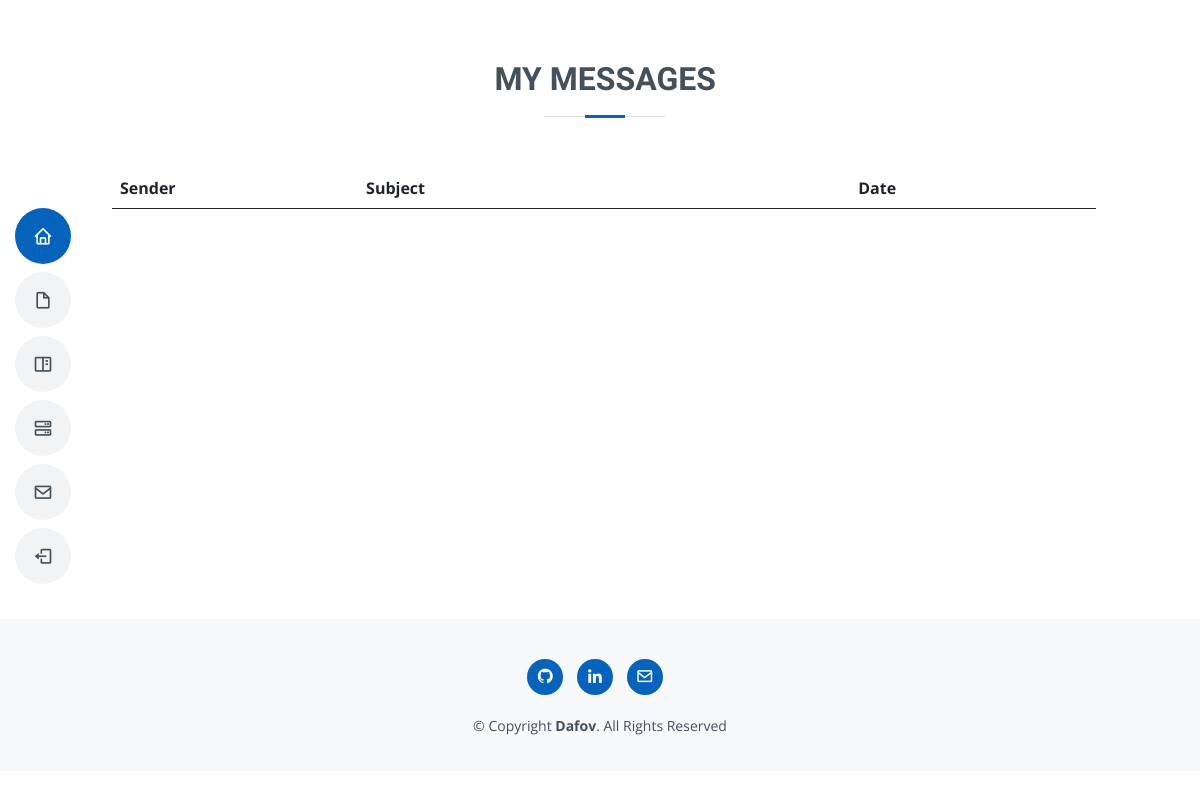
/contact/inbox/ (signed in), run on an earlier commit of the app's database.
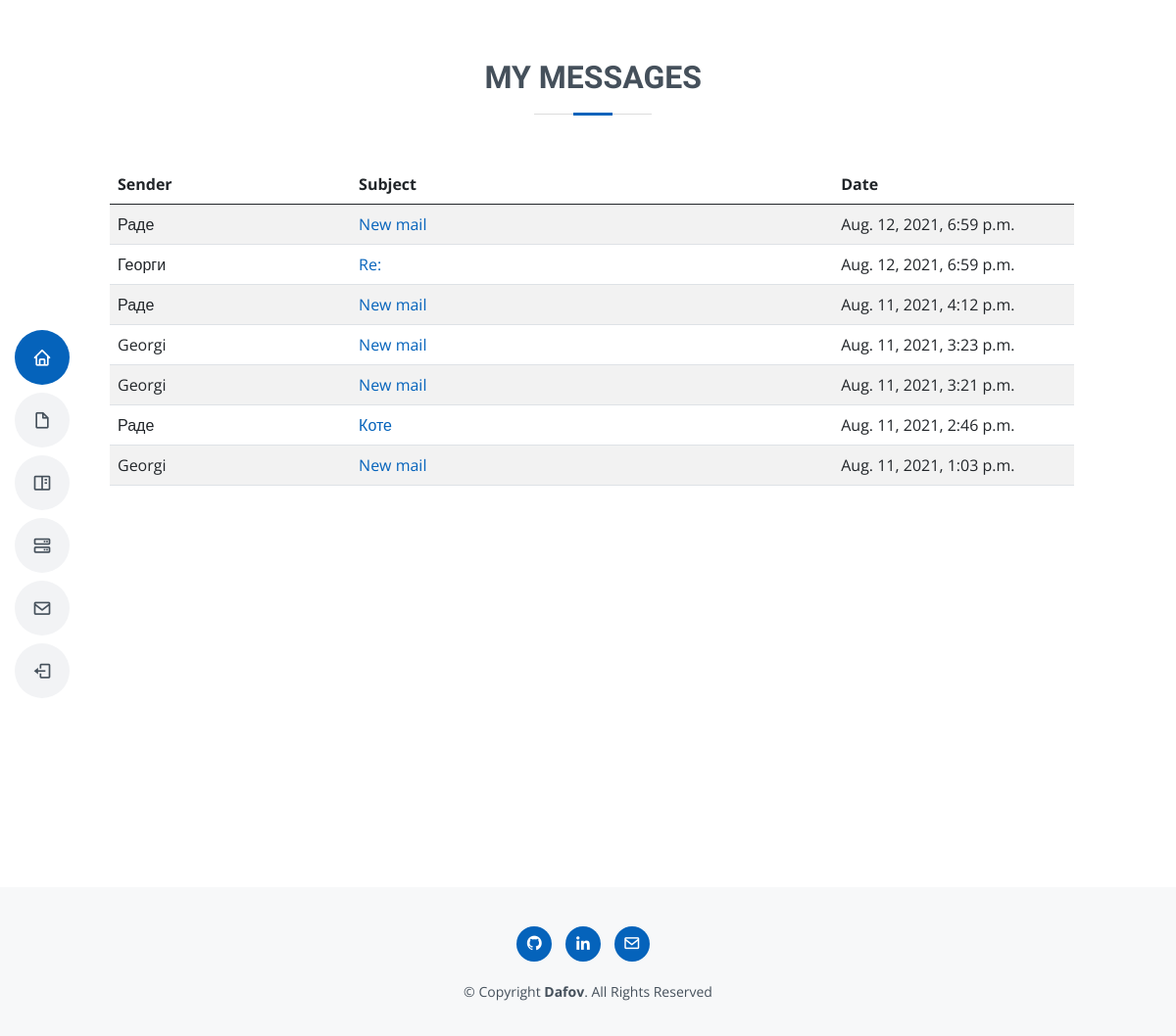
And on a later commit of the database.
### portfolio/contact/models.py (models this page shows, shortened)
class Message(models.Model):
    name = models.CharField(max_length=200, null=True)
    email = models.EmailField(max_length=30,null=True)
    subject = models.CharField(max_length=50,null=True)
    body = models.TextField()
    is_read = models.BooleanField(default=False)
    created = models.DateTimeField(auto_now_add=True)
    id = models.UUIDField(default=uuid.uuid4, unique=True, primary_key=True, editable=False)

### portfolio/contact/views.py (the view)
# urls.py: path('inbox/', views.InboxPageView.as_view(), name='inbox'),
class InboxPageView(SuperUserRequiredMixin, ListView):
    model = Message
    template_name = 'contacts/inbox.html'
    context_object_name = 'inbox'
    def get_queryset(self):
        inbox = Message.objects.all().order_by('-created')
        return inbox
    def get_context_data(self, **kwargs):
        context = super().get_context_data(**kwargs)
        context["is_super"] = self.request.user.is_superuser
        return super().get_context_data(**kwargs)

### portfolio/common/superuser_mixins.py (called while the page is built)
    def test_func(self):
        return self.request.user.is_superuser

### templates/contacts/inbox.html
{% extends 'index.html' %}
{% load static %}
{% block inbox %}
<section id="inbox" class="inbox">
    <div class="container" data-aos="fade-up">
        <div class="section-title col-lg-11">
            <h2>My Messages</h2>
        </div>
        <div class="row">
            <div class="col-lg-11">
                <table class="table table-hover table-striped">
                    <thead>
                        <tr>
                            <th scope="col" class="col-lg-3">Sender</th>
                            <th scope="col" class="col-lg-6">Subject</th>
                            <th scope="col" class="col-lg-3">Date</th>
                        </tr>
                    </thead>
                    <tbody>
                        {% for message in inbox %}
                        {% if message.is_read %}
                        <tr>
                            {% else %}
                        <tr style="font-weight: 900;">
                            {% endif %}
                            <td> {{ message.name }}</td>
                            <td> <a href="{% url 'message' message.id %}">{{ message.subject }}</a></td>
                            <td> {{ message.created }}</td>
                        </tr>
                        {% endfor %}
                    </tbody>
                </table>
            </div>
        </div>
    </div>
</section>
{% endblock inbox %}

What changed in the data, as far as the page shows it:
added Message: name "Раде", subject "New mail", created "Aug. 12, 2021, 6:59 p.m."
added Message: name "Георги", subject "Re:", created "Aug. 12, 2021, 6:59 p.m."
added Message: name "Раде", subject "New mail", created "Aug. 11, 2021, 4:12 p.m."
added Message: name "Georgi", subject "New mail", created "Aug. 11, 2021, 3:23 p.m."
added Message: name "Georgi", subject "New mail", created "Aug. 11, 2021, 3:21 p.m."
added Message: name "Раде", subject "Коте", created "Aug. 11, 2021, 2:46 p.m."
added Message: name "Georgi", subject "New mail", created "Aug. 11, 2021, 1:03 p.m."
